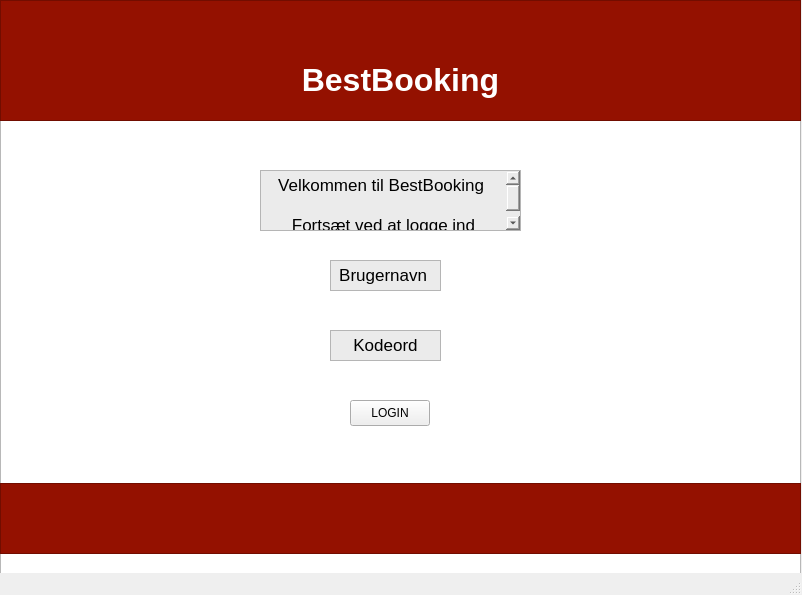
<?xml version="1.0" encoding="UTF-8"?>
<ui version="4.0">
 <class>MainWindow</class>
 <widget class="QMainWindow" name="MainWindow">
  <property name="geometry">
   <rect>
    <x>0</x>
    <y>0</y>
    <width>802</width>
    <height>595</height>
   </rect>
  </property>
  <property name="windowTitle">
   <string>MainWindow</string>
  </property>
  <widget class="QWidget" name="centralwidget">
   <widget class="QTextEdit" name="textEdit">
    <property name="geometry">
     <rect>
      <x>0</x>
      <y>0</y>
      <width>801</width>
      <height>591</height>
     </rect>
    </property>
   </widget>
   <widget class="QTextEdit" name="textEdit_2">
    <property name="geometry">
     <rect>
      <x>0</x>
      <y>0</y>
      <width>801</width>
      <height>121</height>
     </rect>
    </property>
    <property name="styleSheet">
     <string notr="true">background-color: rgb(148, 17, 0);</string>
    </property>
    <property name="html">
     <string>&lt;!DOCTYPE HTML PUBLIC &quot;-//W3C//DTD HTML 4.0//EN&quot; &quot;http://www.w3.org/TR/REC-html40/strict.dtd&quot;&gt;
&lt;html&gt;&lt;head&gt;&lt;meta name=&quot;qrichtext&quot; content=&quot;1&quot; /&gt;&lt;meta charset=&quot;utf-8&quot; /&gt;&lt;style type=&quot;text/css&quot;&gt;
p, li { white-space: pre-wrap; }
&lt;/style&gt;&lt;/head&gt;&lt;body style=&quot; font-family:'.AppleSystemUIFont'; font-size:13pt; font-weight:400; font-style:normal;&quot;&gt;
&lt;p align=&quot;center&quot; style=&quot;-qt-paragraph-type:empty; margin-top:0px; margin-bottom:0px; margin-left:0px; margin-right:0px; -qt-block-indent:0; text-indent:0px;&quot;&gt;&lt;br /&gt;&lt;/p&gt;
&lt;p align=&quot;center&quot; style=&quot;-qt-paragraph-type:empty; margin-top:0px; margin-bottom:0px; margin-left:0px; margin-right:0px; -qt-block-indent:0; text-indent:0px; font-size:24pt; font-weight:700; color:#ffffff;&quot;&gt;&lt;br /&gt;&lt;/p&gt;
&lt;p align=&quot;center&quot; style=&quot; margin-top:0px; margin-bottom:0px; margin-left:0px; margin-right:0px; -qt-block-indent:0; text-indent:0px;&quot;&gt;&lt;span style=&quot; font-size:24pt; font-weight:700; color:#ffffff;&quot;&gt;BestBooking&lt;/span&gt;&lt;/p&gt;&lt;/body&gt;&lt;/html&gt;</string>
    </property>
   </widget>
   <widget class="QTextEdit" name="textEdit_3">
    <property name="geometry">
     <rect>
      <x>0</x>
      <y>483</y>
      <width>801</width>
      <height>71</height>
     </rect>
    </property>
    <property name="styleSheet">
     <string notr="true">background-color: rgb(148, 17, 0);</string>
    </property>
   </widget>
   <widget class="QPushButton" name="pushButton_2">
    <property name="geometry">
     <rect>
      <x>350</x>
      <y>400</y>
      <width>80</width>
      <height>26</height>
     </rect>
    </property>
    <property name="text">
     <string>LOGIN</string>
    </property>
   </widget>
   <widget class="QTextEdit" name="textEdit_4">
    <property name="geometry">
     <rect>
      <x>260</x>
      <y>170</y>
      <width>261</width>
      <height>61</height>
     </rect>
    </property>
    <property name="styleSheet">
     <string notr="true">gridline-color: rgb(255, 255, 255);
background-color: rgb(235, 235, 235);
border-color: rgb(255, 255, 255);</string>
    </property>
    <property name="html">
     <string>&lt;!DOCTYPE HTML PUBLIC &quot;-//W3C//DTD HTML 4.0//EN&quot; &quot;http://www.w3.org/TR/REC-html40/strict.dtd&quot;&gt;
&lt;html&gt;&lt;head&gt;&lt;meta name=&quot;qrichtext&quot; content=&quot;1&quot; /&gt;&lt;meta charset=&quot;utf-8&quot; /&gt;&lt;style type=&quot;text/css&quot;&gt;
p, li { white-space: pre-wrap; }
&lt;/style&gt;&lt;/head&gt;&lt;body style=&quot; font-family:'.AppleSystemUIFont'; font-size:13pt; font-weight:400; font-style:normal;&quot;&gt;
&lt;p align=&quot;center&quot; style=&quot; margin-top:0px; margin-bottom:0px; margin-left:0px; margin-right:0px; -qt-block-indent:0; text-indent:0px;&quot;&gt;Velkommen til BestBooking &lt;/p&gt;
&lt;p align=&quot;center&quot; style=&quot;-qt-paragraph-type:empty; margin-top:0px; margin-bottom:0px; margin-left:0px; margin-right:0px; -qt-block-indent:0; text-indent:0px;&quot;&gt;&lt;br /&gt;&lt;/p&gt;
&lt;p align=&quot;center&quot; style=&quot; margin-top:0px; margin-bottom:0px; margin-left:0px; margin-right:0px; -qt-block-indent:0; text-indent:0px;&quot;&gt;Fortsæt ved at logge ind&lt;/p&gt;&lt;/body&gt;&lt;/html&gt;</string>
    </property>
   </widget>
   <widget class="QWidget" name="verticalLayoutWidget">
    <property name="geometry">
     <rect>
      <x>180</x>
      <y>300</y>
      <width>431</width>
      <height>21</height>
     </rect>
    </property>
    <layout class="QVBoxLayout" name="verticalLayout"/>
   </widget>
   <widget class="QWidget" name="verticalLayoutWidget_2">
    <property name="geometry">
     <rect>
      <x>180</x>
      <y>370</y>
      <width>431</width>
      <height>21</height>
     </rect>
    </property>
    <layout class="QVBoxLayout" name="verticalLayout_2"/>
   </widget>
   <widget class="QTextBrowser" name="textBrowser">
    <property name="geometry">
     <rect>
      <x>330</x>
      <y>260</y>
      <width>111</width>
      <height>31</height>
     </rect>
    </property>
    <property name="styleSheet">
     <string notr="true">background-color: rgb(235, 235, 235);</string>
    </property>
    <property name="html">
     <string>&lt;!DOCTYPE HTML PUBLIC &quot;-//W3C//DTD HTML 4.0//EN&quot; &quot;http://www.w3.org/TR/REC-html40/strict.dtd&quot;&gt;
&lt;html&gt;&lt;head&gt;&lt;meta name=&quot;qrichtext&quot; content=&quot;1&quot; /&gt;&lt;meta charset=&quot;utf-8&quot; /&gt;&lt;style type=&quot;text/css&quot;&gt;
p, li { white-space: pre-wrap; }
&lt;/style&gt;&lt;/head&gt;&lt;body style=&quot; font-family:'.AppleSystemUIFont'; font-size:13pt; font-weight:400; font-style:normal;&quot;&gt;
&lt;p align=&quot;center&quot; style=&quot; margin-top:0px; margin-bottom:0px; margin-left:0px; margin-right:0px; -qt-block-indent:0; text-indent:0px;&quot;&gt;Brugernavn &lt;/p&gt;&lt;/body&gt;&lt;/html&gt;</string>
    </property>
   </widget>
   <widget class="QTextBrowser" name="textBrowser_2">
    <property name="geometry">
     <rect>
      <x>330</x>
      <y>330</y>
      <width>111</width>
      <height>31</height>
     </rect>
    </property>
    <property name="styleSheet">
     <string notr="true">background-color: rgb(235, 235, 235);</string>
    </property>
    <property name="html">
     <string>&lt;!DOCTYPE HTML PUBLIC &quot;-//W3C//DTD HTML 4.0//EN&quot; &quot;http://www.w3.org/TR/REC-html40/strict.dtd&quot;&gt;
&lt;html&gt;&lt;head&gt;&lt;meta name=&quot;qrichtext&quot; content=&quot;1&quot; /&gt;&lt;meta charset=&quot;utf-8&quot; /&gt;&lt;style type=&quot;text/css&quot;&gt;
p, li { white-space: pre-wrap; }
&lt;/style&gt;&lt;/head&gt;&lt;body style=&quot; font-family:'.AppleSystemUIFont'; font-size:13pt; font-weight:400; font-style:normal;&quot;&gt;
&lt;p align=&quot;center&quot; style=&quot; margin-top:0px; margin-bottom:0px; margin-left:0px; margin-right:0px; -qt-block-indent:0; text-indent:0px;&quot;&gt;Kodeord&lt;/p&gt;&lt;/body&gt;&lt;/html&gt;</string>
    </property>
   </widget>
  </widget>
  <widget class="QMenuBar" name="menubar">
   <property name="geometry">
    <rect>
     <x>0</x>
     <y>0</y>
     <width>802</width>
     <height>21</height>
    </rect>
   </property>
  </widget>
  <widget class="QStatusBar" name="statusbar"/>
 </widget>
 <resources/>
 <connections/>
</ui>
